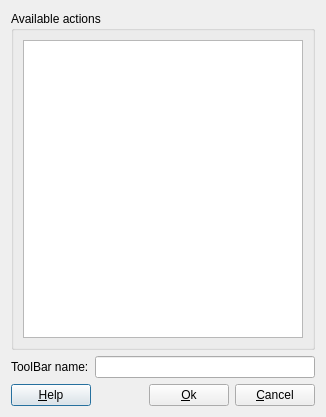
<?xml version="1.0" encoding="UTF-8"?>
<ui version="4.0">
 <class>AddToolBarDialogForm</class>
 <widget class="QDialog" name="AddToolBarDialogForm">
  <property name="geometry">
   <rect>
    <x>0</x>
    <y>0</y>
    <width>326</width>
    <height>417</height>
   </rect>
  </property>
  <property name="windowTitle">
   <string>Add toolbar</string>
  </property>
  <layout class="QGridLayout" name="gridLayout_2">
   <item row="0" column="0">
    <layout class="QVBoxLayout" name="verticalLayout">
     <item>
      <widget class="QGroupBox" name="groupBox">
       <property name="title">
        <string>Available actions</string>
       </property>
       <layout class="QGridLayout" name="gridLayout">
        <item row="0" column="0">
         <widget class="QListView" name="m_actions"/>
        </item>
       </layout>
      </widget>
     </item>
     <item>
      <layout class="QHBoxLayout" name="horizontalLayout">
       <item>
        <widget class="QLabel" name="label">
         <property name="text">
          <string>ToolBar name:</string>
         </property>
        </widget>
       </item>
       <item>
        <widget class="QLineEdit" name="m_toolbarName"/>
       </item>
      </layout>
     </item>
     <item>
      <layout class="QHBoxLayout" name="horizontalLayout_2">
       <item>
        <widget class="QPushButton" name="m_helpPushButton">
         <property name="text">
          <string>&amp;Help</string>
         </property>
        </widget>
       </item>
       <item>
        <spacer name="horizontalSpacer">
         <property name="orientation">
          <enum>Qt::Horizontal</enum>
         </property>
         <property name="sizeHint" stdset="0">
          <size>
           <width>40</width>
           <height>20</height>
          </size>
         </property>
        </spacer>
       </item>
       <item>
        <widget class="QPushButton" name="m_okPushButton">
         <property name="text">
          <string>&amp;Ok</string>
         </property>
        </widget>
       </item>
       <item>
        <widget class="QPushButton" name="m_cancelPushButton">
         <property name="text">
          <string>&amp;Cancel</string>
         </property>
        </widget>
       </item>
      </layout>
     </item>
    </layout>
   </item>
  </layout>
 </widget>
 <resources/>
 <connections/>
</ui>
